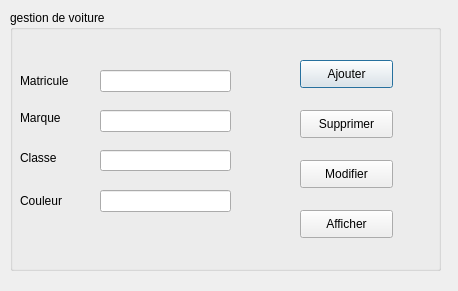
<?xml version="1.0" encoding="UTF-8"?>
<ui version="4.0">
 <class>voiture</class>
 <widget class="QDialog" name="voiture">
  <property name="geometry">
   <rect>
    <x>0</x>
    <y>0</y>
    <width>458</width>
    <height>291</height>
   </rect>
  </property>
  <property name="windowTitle">
   <string>Dialog</string>
  </property>
  <widget class="QGroupBox" name="groupBox">
   <property name="geometry">
    <rect>
     <x>10</x>
     <y>10</y>
     <width>431</width>
     <height>261</height>
    </rect>
   </property>
   <property name="title">
    <string>gestion de voiture</string>
   </property>
   <widget class="QLabel" name="label">
    <property name="geometry">
     <rect>
      <x>10</x>
      <y>60</y>
      <width>61</width>
      <height>21</height>
     </rect>
    </property>
    <property name="text">
     <string>Matricule</string>
    </property>
   </widget>
   <widget class="QLabel" name="label_2">
    <property name="geometry">
     <rect>
      <x>10</x>
      <y>100</y>
      <width>56</width>
      <height>16</height>
     </rect>
    </property>
    <property name="text">
     <string>Marque</string>
    </property>
   </widget>
   <widget class="QLineEdit" name="lineEdit">
    <property name="geometry">
     <rect>
      <x>90</x>
      <y>60</y>
      <width>131</width>
      <height>22</height>
     </rect>
    </property>
   </widget>
   <widget class="QLineEdit" name="lineEdit_2">
    <property name="geometry">
     <rect>
      <x>90</x>
      <y>100</y>
      <width>131</width>
      <height>22</height>
     </rect>
    </property>
   </widget>
   <widget class="QLineEdit" name="lineEdit_3">
    <property name="geometry">
     <rect>
      <x>90</x>
      <y>140</y>
      <width>131</width>
      <height>21</height>
     </rect>
    </property>
   </widget>
   <widget class="QLabel" name="label_3">
    <property name="geometry">
     <rect>
      <x>10</x>
      <y>140</y>
      <width>56</width>
      <height>16</height>
     </rect>
    </property>
    <property name="text">
     <string>Classe</string>
    </property>
   </widget>
   <widget class="QPushButton" name="pushButton">
    <property name="geometry">
     <rect>
      <x>290</x>
      <y>50</y>
      <width>93</width>
      <height>28</height>
     </rect>
    </property>
    <property name="text">
     <string>Ajouter</string>
    </property>
   </widget>
   <widget class="QPushButton" name="pushButton_2">
    <property name="geometry">
     <rect>
      <x>290</x>
      <y>100</y>
      <width>93</width>
      <height>28</height>
     </rect>
    </property>
    <property name="text">
     <string>Supprimer</string>
    </property>
   </widget>
   <widget class="QPushButton" name="pushButton_3">
    <property name="geometry">
     <rect>
      <x>290</x>
      <y>150</y>
      <width>93</width>
      <height>28</height>
     </rect>
    </property>
    <property name="text">
     <string>Modifier</string>
    </property>
   </widget>
   <widget class="QPushButton" name="pushButton_4">
    <property name="geometry">
     <rect>
      <x>290</x>
      <y>200</y>
      <width>93</width>
      <height>28</height>
     </rect>
    </property>
    <property name="text">
     <string>Afficher</string>
    </property>
   </widget>
   <widget class="QLabel" name="label_4">
    <property name="geometry">
     <rect>
      <x>10</x>
      <y>180</y>
      <width>51</width>
      <height>21</height>
     </rect>
    </property>
    <property name="text">
     <string>Couleur</string>
    </property>
   </widget>
   <widget class="QLineEdit" name="lineEdit_4">
    <property name="geometry">
     <rect>
      <x>90</x>
      <y>180</y>
      <width>131</width>
      <height>22</height>
     </rect>
    </property>
   </widget>
  </widget>
 </widget>
 <resources/>
 <connections/>
</ui>
